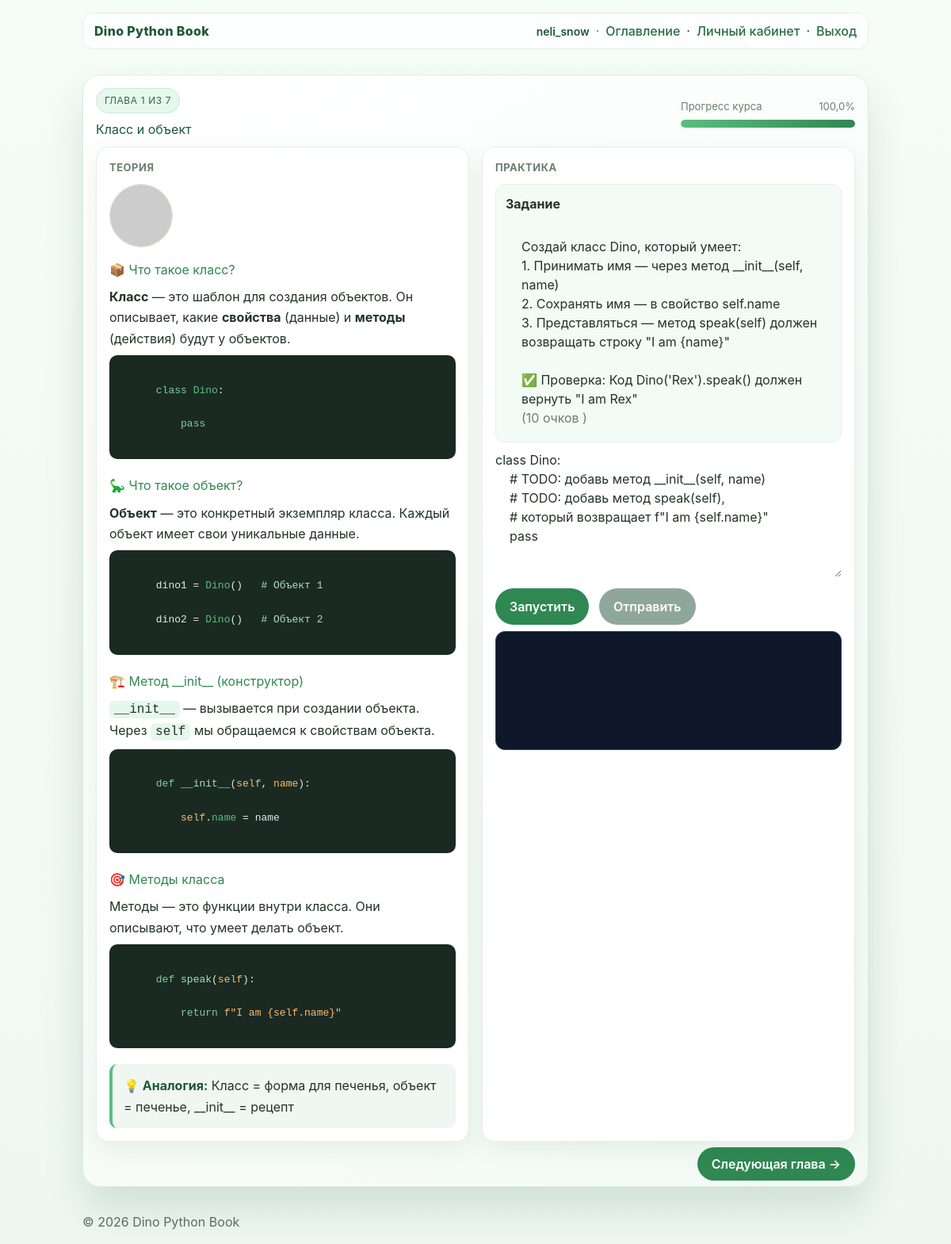
Page /lesson/oop-class-object/ (signed in) on the committed database.
### core/models.py (models this page shows, shortened)
class Lesson(models.Model):
    title = models.CharField(max_length=200)
    slug = models.SlugField(unique=True)
    order = models.PositiveIntegerField(default=0)
    chapter = models.CharField(max_length=100, default='ООП')
    theory_html = models.TextField(blank=True, default='')
    starter_code = models.TextField(blank=True, default='')
    tests_inline = models.TextField(blank=True, default='')
    class Meta:
        ordering = ['order']

class Task(models.Model):
    lesson = models.ForeignKey(Lesson, on_delete=models.CASCADE, related_name='tasks')
    prompt = models.TextField()
    points = models.PositiveIntegerField(default=10)

### core/views.py (the view)
# urls.py: path('lesson/<slug:slug>/', views.lesson_detail, name='lesson_detail'),
@login_required
def lesson_detail(request, slug):
    from .models import Lesson, ChapterProgress
    lesson = Lesson.objects.filter(slug=slug).first()
    if not lesson:
        return redirect('toc')
    lessons = list(Lesson.objects.order_by('order'))
    idx = next((i for i, l in enumerate(lessons) if l.id == lesson.id), -1)
    prev_lesson = lessons[idx - 1] if idx > 0 else None
    next_lesson = lessons[idx + 1] if idx >= 0 and idx < len(lessons) - 1 else None
    done_count = ChapterProgress.objects.filter(user=request.user, is_completed=True).count()
    total_count = len(lessons) or 1
    progress_percent = round(done_count * 100 / total_count, 1)
    return render(request, 'core/lesson_detail.html', {
        'lesson': lesson,
        'prev_lesson': prev_lesson,
        'next_lesson': next_lesson,
        'progress_percent': progress_percent,
        'done_count': done_count,
        'total_count': total_count,
    })

### templates/core/lesson_detail.html (shortened to what this page needs)
{% extends 'core/base.html' %}
{% block head %}
<link rel="stylesheet" href="https://cdn.jsdelivr.net/npm/codemirror@5.65.16/lib/codemirror.css">
<link rel="stylesheet" href="https://cdn.jsdelivr.net/npm/codemirror@5.65.16/theme/material-darker.css">
{% endblock %}
{% block content %}
<div class="card page-card">
  <div style="display:flex; justify-content:space-between; align-items:center; margin-bottom:10px; gap:12px; flex-wrap:wrap;">
    <div>
      <span class="cover-pill">Глава {{ lesson.order }} из {{ total_count }}</span>
      <h2 style="margin:8px 0 0; color:var(--dino-green-900);">{{ lesson.title }}</h2>
    </div>
    <div style="min-width:220px;">
      <div style="display:flex; justify-content:space-between; font-size:13px; color:var(--muted); margin-bottom:6px;">
        <span>Прогресс курса</span><span>{{ progress_percent }}%</span>
      </div>
      <div class="progress-wrap"><div class="progress-bar" style="width: {{ progress_percent }}%;"></div></div>
    </div>
  </div>
  <div class="grid lesson-grid" style="grid-template-columns: 1fr 1fr; align-items: start;">
    <section class="card section-card" style="overflow-x: auto;">
      <div class="section-title">Теория</div>
      <img id="avatar" src="https://api.dicebear.com/8.x/bottts/svg?seed={{ request.user.username|urlencode }}&eyes[]=roundFrame02&mouth[]=square02&size=128" alt="Mentor" style="width:80px; height:80px; border-radius:50%; border:1px solid #e5dcc5; margin-bottom:15px;">
      <div>{{ lesson.theory_html|safe }}</div>
    </section>
    <section class="card section-card" style="overflow-x: auto;">
      <div class="section-title">Практика</div>
      <div class="task-box">
        <div style="font-weight:700; margin-bottom:6px;">Задание</div>
        {% if lesson.tasks.all %}
          <ol style="margin:0; padding-left:20px;">
            {% for task in lesson.tasks.all %}
              <li style="margin-bottom:6px; white-space: pre-line;">
                {{ task.prompt }}
                <span style="color:var(--muted); white-space: nowrap;">({{ task.points }}
                  {% if task.points == 1 %}очко
                  {% elif task.points >= 2 and task.points <= 4 %}очка
                  {% else %}очков
                  {% endif %})
                </span>
              </li>
            {% endfor %}
          </ol>
        {% else %}
          <div style="color:var(--muted);">Для этого урока пока нет отдельного задания.</div>
        {% endif %}
      </div>
      <textarea id="code" style="width:100%; height:160px;">{{ lesson.starter_code|default:"print('Hello!')" }}</textarea>
      <div style="margin-top:8px;">
        <button class="btn" id="runBtn">Запустить</button>
        <button class="btn secondary" id="submitBtn" style="margin-left:8px;">Отправить</button>
      </div>
      <pre id="console" class="console-box"></pre>
    </section>
  </div>
  <div class="chapter-nav">
    <div>
      {% if next_lesson %}
        <a class="btn" href="/lesson/{{ next_lesson.slug }}/">Следующая глава →</a>
      {% else %}
        <a class="btn" href="/profile/">Перейти в профиль</a>
      {% endif %}
    </div>
  </div>
</div>
{% endblock %}

### templates/core/base.html (shortened to what this page needs)
<!DOCTYPE html>
<html lang="ru">
<head>
    <script src="https://cdn.tailwindcss.com"></script>
    <link rel="stylesheet" href="/static/core/css/theme.css">
    {% block head %}{% endblock %}
</head>
<body class="app-shell">
    <header class="container app-header">
        <div class="app-header-inner">
            <div><a href="/" class="brand">Dino Python Book</a></div>
            <nav class="top-nav">
                {% if user.is_authenticated %}
                    <span class="nav-user">{{ user.username }}</span>
                    <span class="top-nav-dot">·</span>
                    <a href="/toc/">Оглавление</a> ·
                    <a href="/profile/">Личный кабинет</a> ·
                    <a href="/logout/">Выход</a>
                {% else %}
                    <a href="/login/">Войти</a>
                {% endif %}
            </nav>
        </div>
    </header>
    <main class="container page enter" id="page">
        {% block content %}{% endblock %}
    </main>
    <footer class="container app-footer">
        © 2026 Dino Python Book
    </footer>
</body>
</html>

### static/core/css/theme.css (style rules this page uses)
:root { --dino-green-50: #f3fbf6; --dino-green-100: #e6f7ec; --dino-green-200: #c9ecd5; --dino-green-300: #a7dfbb; --dino-green-400: #7fcf9b; --dino-green-500: #59bf7e; --dino-green-600: #3aa865; --dino-green-700: #2f8852; --dino-green-800: #276e43; --dino-green-900: #1f5837; --paper-bg: #f7fbf8; --ink: #233329; --card-bg: #ffffff; --card-border: #e6efe9; --muted: #6b7f73; }
body { background: var(--paper-bg); color: var(--ink); }
header a, nav a { color: var(--dino-green-800); text-decoration: none; }
.btn { background: var(--dino-green-700); color: #fff; padding: 11px 18px; border-radius: 999px; border: 0; cursor: pointer; font-weight: 600; transition: .22s transform, .22s box-shadow; }
.btn.secondary { background: #8fa79a; }
.card { background: var(--card-bg); border: 1px solid var(--card-border); border-radius: 14px; box-shadow: 0 10px 30px rgba(31, 88, 55, .08); padding: 16px; }
.app-shell { --mx: 50vw; --my: 50vh; background: radial-gradient(circle at var(--mx) var(--my), rgba(89,191,126,.10), transparent 240px), linear-gradient(180deg, #f6fcf8 0%, #eef8f1 100%); min-height: 100vh; }
.app-header { position: sticky; top: 0; z-index: 20; }
.app-header-inner { display: flex; align-items: center; justify-content: space-between; background: rgba(255,255,255,.78); border: 1px solid var(--card-border); border-radius: 14px; padding: 10px 14px; backdrop-filter: blur(8px); }
.brand { font-weight: 800; letter-spacing: .3px; color: var(--dino-green-900); }
.top-nav { display: flex; align-items: center; flex-wrap: wrap; gap: 4px 8px; }
.top-nav a { font-weight: 500; }
.nav-user { font-weight: 600; font-size: 14px; color: var(--dino-green-900); max-width: 220px; overflow: hidden; text-overflow: ellipsis; white-space: nowrap; }
.top-nav-dot { color: var(--muted); user-select: none; }
.app-footer { opacity: .7; padding-bottom: 24px; }
.cover-pill { display: inline-block; font-size: 12px; letter-spacing: .6px; text-transform: uppercase; color: var(--dino-green-800); background: var(--dino-green-100); border: 1px solid var(--dino-green-200); border-radius: 999px; padding: 6px 10px; }
.page-card { border-radius: 22px; background: linear-gradient(145deg, #ffffff 0%, #f3faf6 100%); box-shadow: 0 28px 50px rgba(31,88,55,.14); border: 1px solid #dcece2; }
.section-card { border-radius: 16px; background: #ffffff; }
.section-title { font-size: 13px; font-weight: 700; color: var(--muted); text-transform: uppercase; letter-spacing: .5px; margin-bottom: 10px; }
.task-box { margin-bottom: 10px; padding: 12px; border: 1px solid var(--card-border); border-radius: 12px; background: var(--dino-green-50); }
.console-box { margin-top: 8px; padding: 12px; border-radius: 12px; border: 1px solid #334155; white-space: pre-wrap; min-height: 150px; background: #0f172a; color: #e2e8f0; }
.progress-wrap { width: 100%; height: 10px; border-radius: 999px; background: #d8e8dd; overflow: hidden; }
.progress-bar { height: 100%; border-radius: 999px; background: linear-gradient(90deg, var(--dino-green-500), var(--dino-green-700)); transition: width .4s ease; }
.chapter-nav { margin-top: 16px; display: flex; justify-content: space-between; align-items: center; gap: 12px; }
.chapter-nav a { text-decoration: none; }
.page { transform-origin: left center; transition: transform 400ms ease, opacity 400ms ease; }
.lesson-grid { perspective: 1200px; }
.lesson-grid > .section-card { transform-style: preserve-3d; animation: pageLift .45s ease both; }
.lesson-grid > .section-card:nth-child(2) { animation-delay: .06s; }
.card.section-card { overflow-x: auto; word-wrap: break-word; white-space: normal; }
.task-box pre, .task-box code, .section-card pre, .section-card code { white-space: pre-wrap; word-break: break-word; }
.section-card div[style*="background: #1a2a22"] { overflow-x: auto; white-space: pre-wrap; word-break: break-word; }
.lesson-grid { align-items: start; }

### templates/core/lesson_detail.html (style rules this page uses)
.card.section-card { overflow-x: auto; word-wrap: break-word; white-space: normal; }

### templates/core/base.html (style rules this page uses)
body { font-family: Inter, ui-sans-serif, system-ui; margin: 0; }
.container { max-width: 1180px; margin: 0 auto; padding: 16px; }
.grid { display: grid; gap: 16px; }

### rows in the picture
Lesson: order "1", title "Класс и объект", theory_html "📦 Что такое класс? Класс — это шаблон для создания объектов. Он описывает, какие свойства (данные) и методы (действия) будут у объектов. class Dino : pass 🦕 Что такое объект? Объект — это конкретный экземпляр класса. Каждый объект имеет свои уникальные данные. dino1 = Dino () # Объект 1 dino2 = Dino () # Объект 2 🏗️ Метод __init__ (конструктор) __init__ — вызывается при создании объекта. Через self мы обращаемся к свойствам объекта. def __init__ ( self , name ): self . name = name 🎯 Методы класса Методы — это функции внутри класса. Они описывают, что умеет делать объект. def speak ( self ): return f\"I am {self.name}\" 💡 Аналогия: Класс = форма для печенья, объект = печенье, __init__ = рецепт", starter_code "class Dino: # TODO: добавь метод __init__(self, name) # TODO: добавь метод speak(self), # который возвращает f\"I am {self.name}\" pass"
Task: prompt "Создай класс Dino, который умеет: 1. Принимать имя — через метод __init__(self, name) 2. Сохранять имя — в свойство self.name 3. Представляться — метод speak(self) должен возвращать строку \"I am {name}\" ✅ Проверка: Код Dino('Rex').speak() должен вернуть \"I am Rex\"", points "10", shows "очков"

### other values in the picture
{{ user.username }} "neli_snow"
{{ total_count }} "7"
{{ progress_percent }} "100,0"
